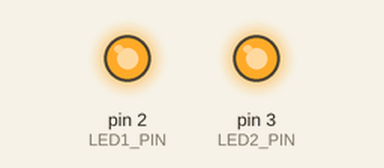
Simulated run of this sketch. Board: Arduino Uno, built with avr-gcc and run on an emulated ATmega328P. Parts: output pins drawn as LEDs (lit = HIGH).

Above: at 1.5 s.
At 5.5 s:
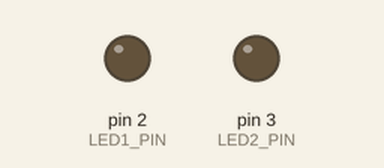
At 7.5 s:
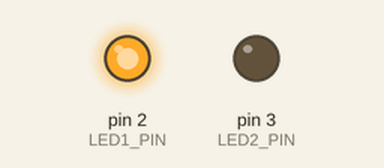
At 11.0 s:
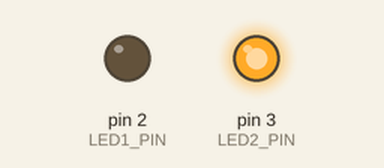
Timing chart, 0 to 13.0 s (numbered marks = the images above):
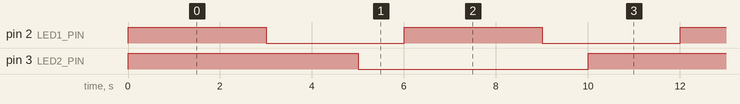

The sketch:

non_block_timing.ino
```cpp
/*
 * non-blocking timing using millis()
 * demonstrates cooperative multitasking with multiple time based tasks without blocking delays
*/

// PIN CONFIGURATIONS
const uint8_t LED1_PIN = 2;
const uint8_t LED2_PIN = 3;

// TIMING CONFIGURATIONS (MILLISECONDS)
const unsigned long LED1_INTERVAL = 3000;
const unsigned long LED2_INTERVAL = 5000;

// RUNTIME STATE
bool led1State = HIGH;
bool led2State = HIGH;

unsigned long led1LastToggleTime = 0;
unsigned long led2LastToggleTime = 0;

void setup() {
    // set led pins as outputs
    pinMode(LED1_PIN, OUTPUT);
    pinMode(LED2_PIN, OUTPUT);
    // set led states
    digitalWrite(LED1_PIN, led1State);
    digitalWrite(LED2_PIN, led2State);
}

void loop() {
    // store current millis reading to calculate delays for respective leds
    unsigned long currMillis = millis();

    handleLedToggle(LED1_PIN, LED1_INTERVAL, currMillis, led1LastToggleTime, led1State);
    handleLedToggle(LED2_PIN, LED2_INTERVAL, currMillis, led2LastToggleTime, led2State);
}

void handleLedToggle( uint8_t pin,
                      unsigned long interval,
                      unsigned long currTime,
                      unsigned long &lastToggleTime,
                      bool &state )
{
    if (currTime - lastToggleTime > interval) {  // delay time reached for 2nd led
        lastToggleTime = currTime;
        state = !state;
        digitalWrite(pin, state);
    }
}
```

Measured:
- by itself, pin 2 (LED1_PIN): alternates HIGH for 3.0 s and LOW for 3.0 s
- by itself, pin 3 (LED2_PIN): alternates HIGH for 5.0 s and LOW for 5.0 s
- by itself, everything shown: repeats every 30.0 s, in 16 steps
